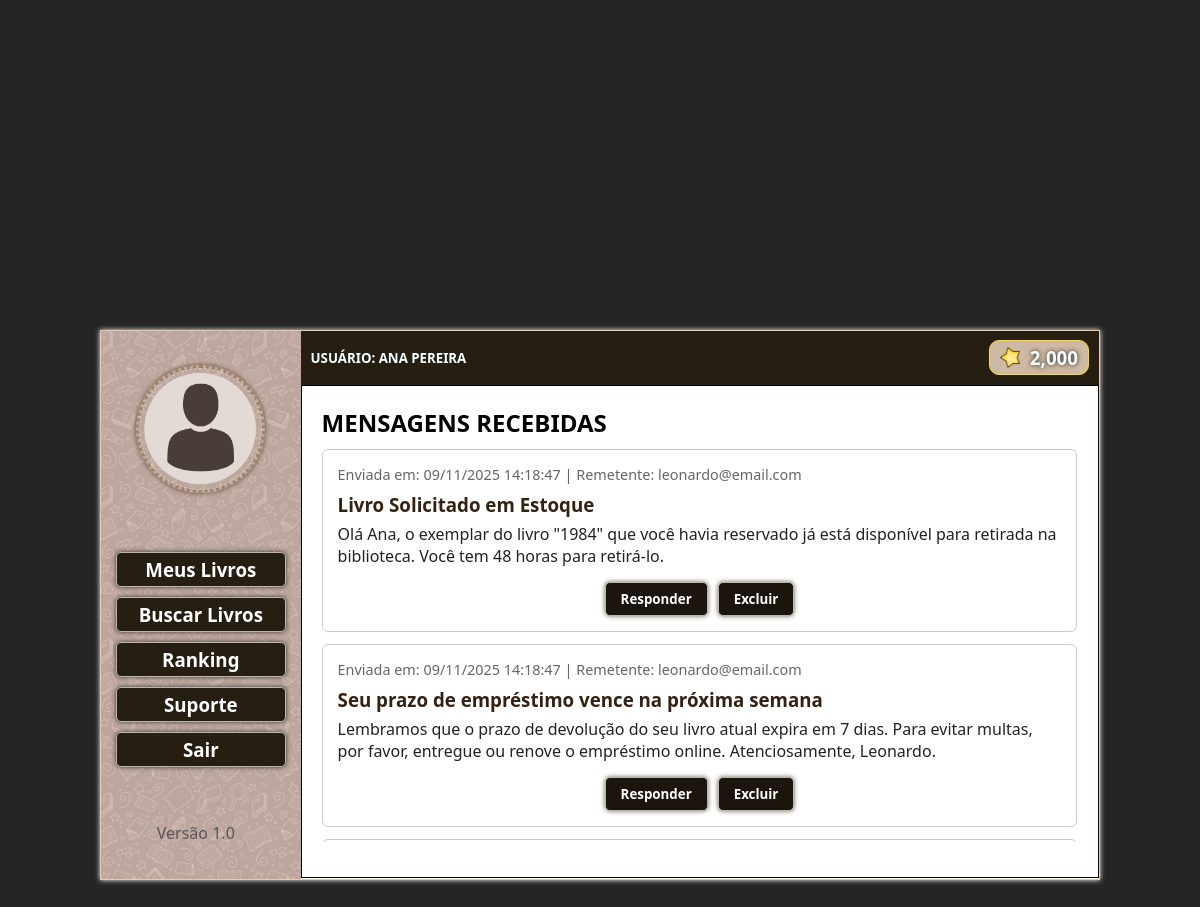
Screenshot of /scriptorium_5/inbox_user.php (signed in) with the database file from the repository.
### tables this page shows
CREATE TABLE `mensagens` (
  `id_msg_adm` int(11) NOT NULL AUTO_INCREMENT,
  `email_remetente` varchar(100) NOT NULL COMMENT 'Email do Administrador que enviou a mensagem',
  `email_destinatario` varchar(100) NOT NULL COMMENT 'Email do Usuário que recebeu a mensagem',
  `assunto` varchar(255) NOT NULL,
  `conteudo` text NOT NULL,
  `data_envio` timestamp NOT NULL DEFAULT current_timestamp(),
  PRIMARY KEY (`id_msg_adm`),
  KEY `idx_email_destinatario` (`email_destinatario`)
);

### scriptorium_5/inbox_user.php (the view, shortened to what this page needs)
<?php
include 'conexao.php';
$id_usuario_logado = $_SESSION['id_usuario'];
$pontos_usuario = $_SESSION['pontos_usuario'] ?? 0;
$email_usuario_logado = $_SESSION['email_usuario'] ?? '';
if (empty($email_usuario_logado)) {
    $sql_email = "SELECT email_usuario, pontos_usuario FROM usuarios WHERE id_usuario = ?";
    $stmt_email = $conn->prepare($sql_email);
    $stmt_email->bind_param("i", $id_usuario_logado);
    $stmt_email->execute();
    $resultado_email = $stmt_email->get_result();
    if ($resultado_email->num_rows > 0) {
        $dados_email = $resultado_email->fetch_assoc();
        $email_usuario_logado = $dados_email['email_usuario'];
    } else {
        session_destroy();
        header("Location: login.php");
        exit;
    }
}
$sql_inbox = "
    SELECT
        id_msg_adm,
        email_remetente,
        assunto,
        conteudo,
        data_envio
    FROM
        mensagens
    WHERE
        email_destinatario = ?
    ORDER BY
        data_envio DESC
";
$stmt_inbox = $conn->prepare($sql_inbox);
$stmt_inbox->bind_param("s", $email_usuario_logado);
$stmt_inbox->execute();
$resultado_consulta = $stmt_inbox->get_result();
$mensagens_array = $resultado_consulta->fetch_all(MYSQLI_ASSOC);
?>
<!DOCTYPE html>
<html lang="PT-BR">
<head>
</head>
<body>
      <main>
        <div class="colunaesquerda">
            <div class="boxperfil"><img src="imagens/imguser.png" alt="" width="80%"></div>
            <div class="caixabotoes">
                <a href="painelusuario.php"><div class="botao"><h3>Meus Livros</h3></div></a>
                <a href="buscalivro.php"><div class="botao"><h3>Buscar Livros</h3></div></a>
                <a href="ranking.php"><div class="botao"><h3>Ranking</h3></div></a>
                <a href="suporte.php"><div class="botao"><h3>Suporte</h3></div></a>
                <a href="logout.php"><div class="botao"><h3>Sair</h3></div></a>
            </div>
            <div><p>Versão 1.0</p></div>
        </div>
        <div class="colunadireita">
            <div class="linhasuperior">
                <div class="boxnomeuser"><h5>USUÁRIO: <?php echo strtoupper(htmlspecialchars($_SESSION['nome_usuario'])); ?></h5></div>
                <div class="boxpontos">
                    <img src="imagens/star.png" alt="" width="20">
                    <h3><?php echo number_format($pontos_usuario, 0); ?></h3>
                </div>
            </div>
            <div class="telabusca">
                <div class="boxmsg">
                    <h2>MENSAGENS RECEBIDAS</h2>
                </div>
                <div class="resultado">
    <div class="caixa-de-entrada-lista">
        <?php
        if (!empty($mensagens_array)) {
            foreach ($mensagens_array as $mensagem) {
    $data_formatada = date('d/m/Y H:i:s', strtotime($mensagem['data_envio']));
    echo '<div class="mensagem" style="
        border: 1px solid #ccc;
        padding: 15px;
        margin-bottom: 12px;
        border-radius: 6px;
        background: #fff;
        overflow: hidden;
    ">';
    echo '<div class="data-hora" style="font-size: 0.9em; color: #666; margin-bottom: 8px;">';
    echo 'Enviada em: ' . $data_formatada . ' | Remetente: ' . htmlspecialchars($mensagem['email_remetente']);
    echo '</div>';
    echo '<h3 style="margin: 6px 0; color: #332212;">' . htmlspecialchars($mensagem['assunto']) . '</h3>';
    echo '<p style="margin: 6px 0 0 0; color:#222;">' . nl2br(htmlspecialchars($mensagem['conteudo'])) . '</p>';
    echo '<div style="
        margin-top: 15px;
        display: flex;
        justify-content: center;
        align-items: center;
        gap: 10px;
        flex-wrap: wrap;
    ">';
    echo '<button type="button" onclick="window.location.href=\'suporte.php\'" style="
        background-color: rgb(27, 21, 13);
        color: white;
        border: 1px solid rgb(182, 182, 181);
        border-radius: 5px;
        padding: 7px 15px;
        cursor: pointer;
        box-shadow: 0px 0px 5px rgb(114, 101, 78);
        font-weight: 600;
        white-space: nowrap;
    ">Responder</button>';
    echo '<button type="button" onclick="
        if (confirm(\'Deseja mesmo excluir esta mensagem?\')) {
            this.closest(\'.mensagem\').remove();
        }
    " style="
        background-color: rgb(27, 21, 13);
        color: white;
        border: 1px solid rgb(182, 182, 181);
        border-radius: 5px;
        padding: 7px 15px;
        cursor: pointer;
        box-shadow: 0px 0px 5px rgb(114, 101, 78);
        font-weight: 600;
        white-space: nowrap;
    ">Excluir</button>';
    echo '</div>';
    echo '</div>';
}
        } else {
            echo '<p>Você não tem nenhuma mensagem na sua caixa de entrada.</p>';
        }
        ?>
                    </div>
                </div>
            </div>
        </div>
    </main>
</body>
</html>

### scriptorium_5/inbox_user.php (style rules this page uses)
* { padding: 0; margin: 0; box-sizing: border-box; font-family:'Segoe UI', Tahoma, Geneva, Verdana, sans-serif; }
body { width: 100vw; height: 100vh; display: flex; justify-content: center; align-items: center; background-color: rgb(37, 37, 37); }
main { width: 1000px; height: 550px; background-color: rgb(113, 129, 129); display: flex; flex-direction: row; border: 1px solid rgb(230, 203, 168); box-shadow: 0px 0px 5px white; }
.colunaesquerda { background-image: url(imagens/bk_login.png); width: 20%; height: 100%; padding: 10px 20px 10px 10px; display: flex; flex-direction: column; justify-content: space-around; text-align: center; color: rgb(88, 88, 88); }
.colunaesquerda img { border:3px dotted rgb(156, 133, 103); border-radius: 65px; box-shadow: 0px 0px 5px rgb(100, 70, 46); }
.boxperfil { margin-left: 9px; }
.caixabotoes { display: flex; flex-direction: column; justify-content: space-evenly; align-items: center; text-align: center; }
.caixabotoes a { width: 100%; text-decoration: none; }
.botao, .botaoselect { width: 100%; height: 35px; margin: 5px; border-radius: 5px; display: flex; justify-content: center; align-items: center; box-shadow: 0px 0px 5px rgb(59, 50, 35); color: white; }
.botao { background-color: rgb(39, 30, 18); border: 1px solid rgb(182, 182, 181); }
.colunadireita { background-color: azure; width: 80%; height: 100%; display: flex; flex-direction: column; }
.linhasuperior { background-color: rgb(39, 30, 18); width: 100%; height: 10%; padding: 10px; color: azure; display: flex; flex-direction: row; justify-content: space-between; align-items: center; }
.boxpontos { background-color: rgb(206, 186, 164); border-radius: 10px; width: 100px; height: 35px; display: flex; flex-direction: row; justify-content: space-between; align-items: center; padding: 10px; border: 1px solid rgb(255, 220, 24); text-shadow: 0px 0px 5px black; }
.boxpontos h3 { text-shadow: 0px 0px 5px rgb(44, 27, 20); }
.telabusca { background-color: rgb(255, 255, 255); width: 100%; height: 90%; padding-left: 10px; padding-right: 10px; border: 1px solid black; display: flex; flex-direction: column; overflow: auto; }
.resultado { background-color: rgb(255, 255, 255); width: 98%; height: 80%; margin: 10px; display: flex; flex-direction: column; overflow-y: auto; padding-right: 5px; scrollbar-width: thin; }
.telabusca h2 { display: flex; justify-content: center; text-align: center; margin-top: 10px; }
.boxmsg { display: flex; flex-direction: row; justify-content: space-between; margin-left: 10px; margin-right: 5px; margin-top: 10px; align-items: center; text-align: center; }

### rows the page displays
mensagens: data_envio "09/11/2025 14:18:47", email_remetente "leonardo@email.com", assunto "Livro Solicitado em Estoque", conteudo "Olá Ana, o exemplar do livro \"1984\" que você havia reservado já está disponível para retirada na biblioteca. Você tem 48 horas para retirá-lo."
mensagens: data_envio "09/11/2025 14:18:47", email_remetente "leonardo@email.com", assunto "Seu prazo de empréstimo vence na próxima semana", conteudo "Lembramos que o prazo de devolução do seu livro atual expira em 7 dias. Para evitar multas, por favor, entregue ou renove o empréstimo online. Atenciosamente, Leonardo."

### other values shown
$_SESSION['nome_usuario'] "ANA PEREIRA"
$pontos_usuario "2,000"
